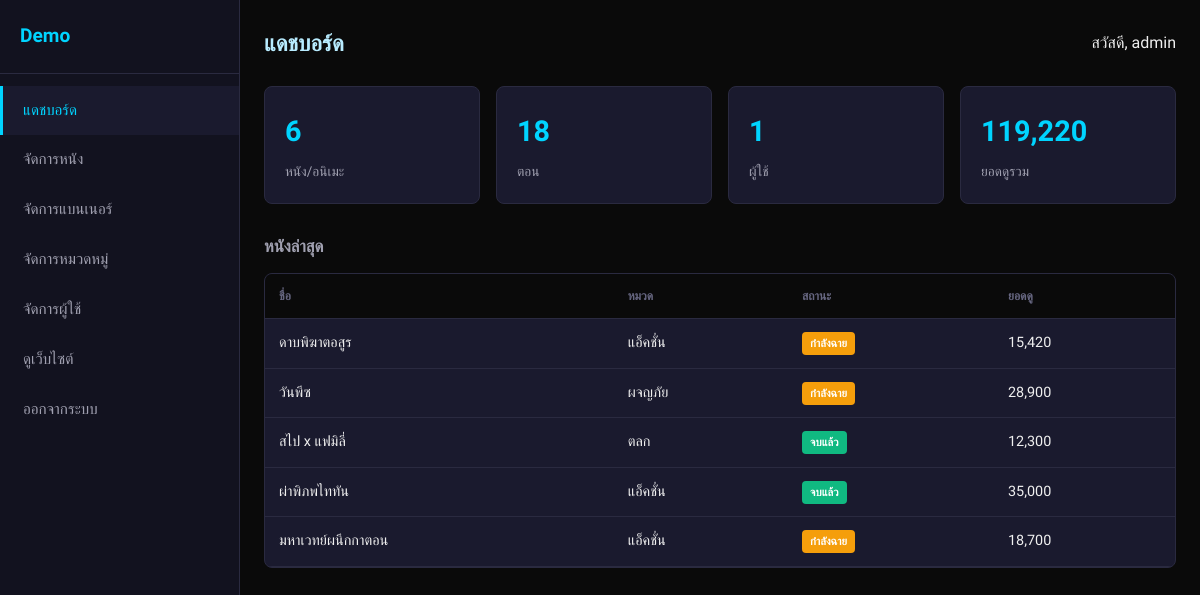
/admin/index.php (signed in), run on the app's committed database.
### tables this page shows
CREATE TABLE movies (
    id INT AUTO_INCREMENT PRIMARY KEY,
    title VARCHAR(255) NOT NULL,
    title_th VARCHAR(255) NOT NULL,
    description TEXT,
    thumbnail VARCHAR(255) DEFAULT NULL,
    category_id INT DEFAULT NULL,
    status ENUM('ongoing','completed') DEFAULT 'ongoing',
    year INT DEFAULT NULL,
    views INT DEFAULT 0,
    created_at TIMESTAMP DEFAULT CURRENT_TIMESTAMP,
    FOREIGN KEY (category_id) REFERENCES categories(id) ON DELETE SET NULL
);

CREATE TABLE categories (
    id INT AUTO_INCREMENT PRIMARY KEY,
    name VARCHAR(100) NOT NULL,
    name_th VARCHAR(100) NOT NULL
);

### includes/db.php (called while the page is built, shortened)
<?php
function getDB(): PDO
{
    static $pdo = null;
    if ($pdo === null) {
        $dsn = 'mysql:host=' . DB_HOST . ';dbname=' . DB_NAME . ';charset=' . DB_CHARSET;
        $pdo = new PDO($dsn, DB_USER, DB_PASS, [
            PDO::ATTR_ERRMODE            => PDO::ERRMODE_EXCEPTION,
            PDO::ATTR_DEFAULT_FETCH_MODE => PDO::FETCH_ASSOC,
            PDO::ATTR_EMULATE_PREPARES   => false,
            PDO::MYSQL_ATTR_INIT_COMMAND => 'SET NAMES utf8mb4 COLLATE utf8mb4_unicode_ci',
        ]);
    }
    return $pdo;
}
function fetchAll(string $sql, array $params = []): array
{
    $stmt = getDB()->prepare($sql);
    $stmt->execute($params);
    return $stmt->fetchAll();
}
function fetchOne(string $sql, array $params = []): ?array
{
    $stmt = getDB()->prepare($sql);
    $stmt->execute($params);
    $row = $stmt->fetch();
    return $row ?: null;
}

### admin/index.php (the view, shortened to what this page needs)
<?php
require_once __DIR__ . '/includes/sidebar.php';
$stats = getDashboardStats();
$recent = fetchAll(
    'SELECT m.*, c.name_th AS category_name FROM movies m
     LEFT JOIN categories c ON m.category_id = c.id
     ORDER BY m.created_at DESC LIMIT 5'
);
?>
<div class="admin-top">
    <h1>แดชบอร์ด</h1>
    <span>สวัสดี, <?= e($_SESSION['username']) ?></span>
</div>
<div class="stats-grid">
    <div class="stat-card"><div class="stat-value"><?= number_format($stats['movies']) ?></div><div class="stat-label">หนัง/อนิเมะ</div></div>
    <div class="stat-card"><div class="stat-value"><?= number_format($stats['episodes']) ?></div><div class="stat-label">ตอน</div></div>
    <div class="stat-card"><div class="stat-value"><?= number_format($stats['users']) ?></div><div class="stat-label">ผู้ใช้</div></div>
    <div class="stat-card"><div class="stat-value"><?= number_format($stats['views']) ?></div><div class="stat-label">ยอดดูรวม</div></div>
</div>
<h2 class="admin-subtitle">หนังล่าสุด</h2>
<div class="table-wrap">
    <table class="data-table">
        <thead><tr><th>ชื่อ</th><th>หมวด</th><th>สถานะ</th><th>ยอดดู</th></tr></thead>
        <tbody>
        <?php foreach ($recent as $m): ?>
        <tr>
            <td><?= e($m['title_th']) ?></td>
            <td><?= e($m['category_name'] ?? '-') ?></td>
            <td><?= statusBadge($m['status']) ?></td>
            <td><?= number_format($m['views']) ?></td>
        </tr>
        <?php endforeach; ?>
        </tbody>
    </table>
</div>
<?php require_once __DIR__ . '/includes/footer.php'; ?>

### includes/functions.php (shortened to what this page needs)
<?php
require_once __DIR__ . '/db.php';
function e(string $str): string
{
    return htmlspecialchars($str, ENT_QUOTES, 'UTF-8');
}
function statusBadge(string $status): string
{
    return match ($status) {
        'ongoing'   => '<span class="badge badge-ongoing">กำลังฉาย</span>',
        'completed' => '<span class="badge badge-completed">จบแล้ว</span>',
        default     => '',
    };
}
function getDashboardStats(): array
{
    return [
        'movies'     => (int) fetchOne('SELECT COUNT(*) AS c FROM movies')['c'],
        'episodes'   => (int) fetchOne('SELECT COUNT(*) AS c FROM episodes')['c'],
        'categories' => (int) fetchOne('SELECT COUNT(*) AS c FROM categories')['c'],
        'users'      => (int) fetchOne('SELECT COUNT(*) AS c FROM users')['c'],
        'banners'    => (int) fetchOne('SELECT COUNT(*) AS c FROM banners WHERE active = 1')['c'],
        'views'      => (int) fetchOne('SELECT COALESCE(SUM(views),0) AS c FROM movies')['c'],
    ];
}
    ?>

### assets/css/style.css (style rules this page uses)
*, *::before, *::after { box-sizing: border-box; margin: 0; padding: 0; }
:root { --bg-primary: #0a0a0a; --bg-card: #1a1a2e; --bg-card-hover: #222240; --bg-sidebar: #12121f; --accent-blue: #00d4ff; --accent-purple: #7c3aed; --accent-gradient: linear-gradient(135deg, #00d4ff, #7c3aed); --text-primary: #f0f0f0; --text-secondary: #a0a0b0; --text-muted: #666680; --border-color: #2a2a40; --badge-sub: #10b981; --badge-dub: #f97316; --badge-both: #00d4ff; --badge-ongoing: #f59e0b; --badge-completed: #10b981; --header-height: 64px; --sidebar-width: 200px; --banner-side-width: 160px; --radius: 8px; --shadow: 0 4px 24px rgba(0, 212, 255, 0.08); }
html { scroll-behavior: smooth; }
body { font-family: 'Sarabun', 'Leelawadee UI', Tahoma, sans-serif; background: var(--bg-primary); color: var(--text-primary); line-height: 1.7; min-height: 100vh; -webkit-font-smoothing: antialiased; }
.badge { display: inline-block; padding: 2px 8px; border-radius: 4px; font-size: 0.7rem; font-weight: 600; color: #fff; }
.badge-ongoing { background: var(--badge-ongoing); }
.badge-completed { background: var(--badge-completed); }

### assets/css/admin.css (style rules this page uses)
.admin-top { display: flex; align-items: center; justify-content: space-between; margin-bottom: 24px; }
.admin-top h1 { font-size: 1.4rem; color: #b8ecff; }
.admin-subtitle { font-size: 1.05rem; margin-bottom: 12px; color: var(--text-secondary); }
.stats-grid { display: grid; grid-template-columns: repeat(auto-fill, minmax(180px, 1fr)); gap: 16px; margin-bottom: 28px; }
.stat-card { background: var(--bg-card); border: 1px solid var(--border-color); border-radius: var(--radius); padding: 20px; }
.stat-value { font-size: 1.8rem; font-weight: 700; color: var(--accent-blue); }
.stat-label { font-size: 0.85rem; color: var(--text-secondary); margin-top: 4px; }
.table-wrap { background: var(--bg-card); border: 1px solid var(--border-color); border-radius: var(--radius); overflow-x: auto; }
.data-table { width: 100%; border-collapse: collapse; }
.data-table th, .data-table td { padding: 12px 14px; text-align: left; font-size: 0.9rem; border-bottom: 1px solid var(--border-color); }
.data-table th { background: var(--bg-primary); color: var(--text-muted); font-size: 0.75rem; text-transform: uppercase; }

### data on the page
movies: title_th "ดาบพิฆาตอสูร", category.name_th "แอ็คชั่น", status "กำลังฉาย", views "15,420"
movies: title_th "วันพีซ", category.name_th "ผจญภัย", status "กำลังฉาย", views "28,900"
movies: title_th "สไป x แฟมิลี่", category.name_th "ตลก", status "จบแล้ว", views "12,300"
movies: title_th "ผ่าพิภพไททัน", category.name_th "แอ็คชั่น", status "จบแล้ว", views "35,000"
movies: title_th "มหาเวทย์ผนึกกาตอน", category.name_th "แอ็คชั่น", status "กำลังฉาย", views "18,700"

### other printed values
SITE_NAME "Demo"
$_SESSION['username'] "admin"
$stats['movies'] "6"
$stats['episodes'] "18"
$stats['users'] "1"
$stats['views'] "119,220"
